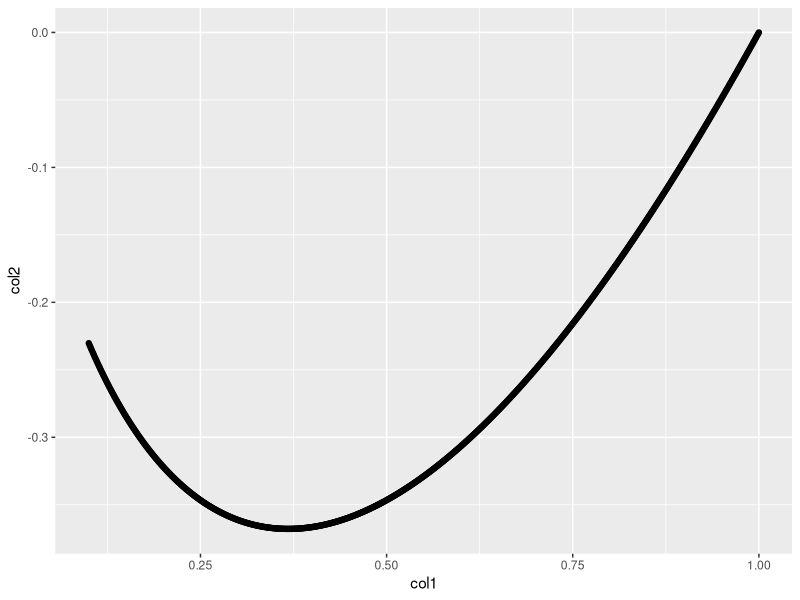
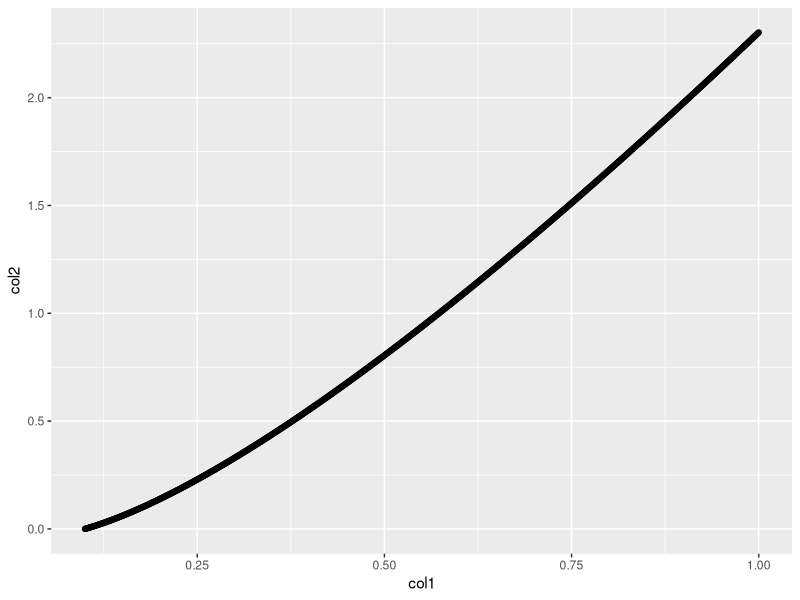

The R source for these figures, in order:
# 5 ELEMENTOS DE PROGRAMACIÓN
#EJ 1 

library(dplyr)
library(ggplot2)

ejercicio1 <- function(x,a = 1){
  if (a>0) {
    df <- tibble(col1=x)
    df$col2 <- df$col1 * log(a*df$col1)
    
    P <- ggplot(df) +
      geom_point(aes(x=col1,y=col2))
    return(P)
  } else {
    print("El número debe ser positivo")
  }
}
ejercicio1(seq(0.1,1,by=0.001))
ejercicio1(seq(0.1,1,by=0.001),a=10)
ejercicio1(seq(0.1,1,by=0.001),a=-1)
ejercicio1(seq(1,2,3),a=-1)
